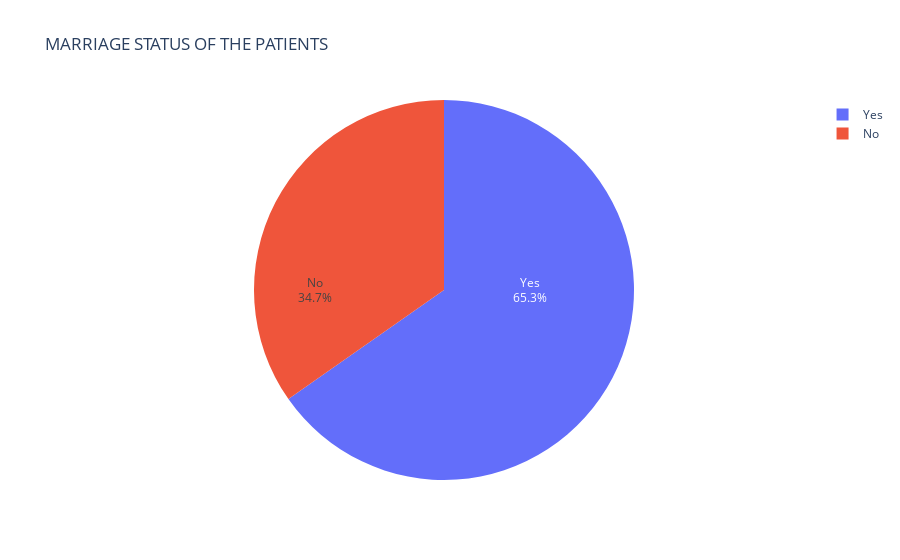

Notebook cell for this chart:
### Code cell
"MARRIAGE STATUS OF THE PATIENTS"
data_ever_married = data['ever_married'].value_counts()

fig = px.pie(values=data_ever_married.values,names=data_ever_married.index,title="MARRIAGE STATUS OF THE PATIENTS") #MARRIAGE STATUS OF THE PATIENTS
fig.update_traces(textposition='inside', textinfo='percent+label', insidetextorientation='radial')
fig.show()

### Figure 1 — Plotly figure (JSON) as saved in the notebook; plotly's stock layout.template omitted (floating-point values rounded to 4 significant figures)
{"data": [{"domain": {"x": [0, 1], "y": [0, 1]}, "hovertemplate": "label=%{label}<br>value=%{value}<extra></extra>", "insidetextorientation": "radial", "labels": ["Yes", "No"], "legendgroup": "", "name": "", "showlegend": true, "textinfo": "percent+label", "textposition": "inside", "type": "pie", "values": [3204, 1705]}], "layout": {"legend": {"tracegroupgap": 0}, "title": {"text": "MARRIAGE STATUS OF THE PATIENTS"}}}
